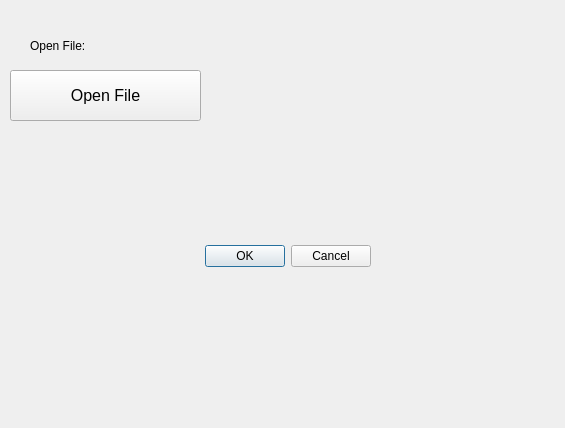
<?xml version="1.0" encoding="UTF-8"?>
<ui version="4.0">
 <class>ImageDialog</class>
 <widget class="QDialog" name="ImageDialog">
  <property name="geometry">
   <rect>
    <x>0</x>
    <y>0</y>
    <width>565</width>
    <height>428</height>
   </rect>
  </property>
  <property name="windowTitle">
   <string>Dialog</string>
  </property>
  <widget class="QDialogButtonBox" name="buttonBox">
   <property name="geometry">
    <rect>
     <x>30</x>
     <y>240</y>
     <width>341</width>
     <height>32</height>
    </rect>
   </property>
   <property name="orientation">
    <enum>Qt::Horizontal</enum>
   </property>
   <property name="standardButtons">
    <set>QDialogButtonBox::Cancel|QDialogButtonBox::Ok</set>
   </property>
  </widget>
  <widget class="QPushButton" name="pushButton">
   <property name="geometry">
    <rect>
     <x>10</x>
     <y>70</y>
     <width>191</width>
     <height>51</height>
    </rect>
   </property>
   <property name="font">
    <font>
     <pointsize>12</pointsize>
    </font>
   </property>
   <property name="text">
    <string>Open File</string>
   </property>
  </widget>
  <widget class="QLabel" name="label">
   <property name="geometry">
    <rect>
     <x>30</x>
     <y>20</y>
     <width>491</width>
     <height>51</height>
    </rect>
   </property>
   <property name="text">
    <string>Open File:</string>
   </property>
  </widget>
 </widget>
 <resources/>
 <connections>
  <connection>
   <sender>buttonBox</sender>
   <signal>accepted()</signal>
   <receiver>ImageDialog</receiver>
   <slot>accept()</slot>
   <hints>
    <hint type="sourcelabel">
     <x>248</x>
     <y>254</y>
    </hint>
    <hint type="destinationlabel">
     <x>157</x>
     <y>274</y>
    </hint>
   </hints>
  </connection>
  <connection>
   <sender>buttonBox</sender>
   <signal>rejected()</signal>
   <receiver>ImageDialog</receiver>
   <slot>reject()</slot>
   <hints>
    <hint type="sourcelabel">
     <x>316</x>
     <y>260</y>
    </hint>
    <hint type="destinationlabel">
     <x>286</x>
     <y>274</y>
    </hint>
   </hints>
  </connection>
 </connections>
</ui>
